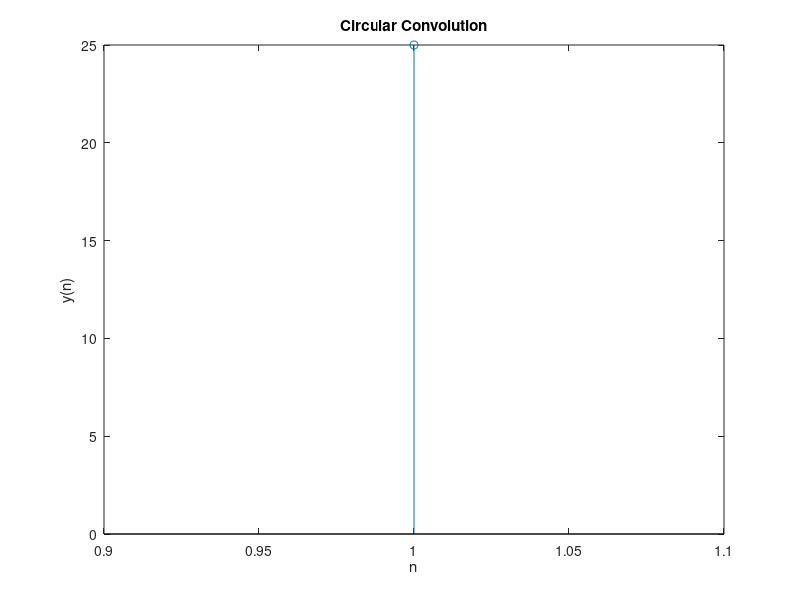

Here is the MATLAB script that generated this plot:
% Program for computing circular convolution 
clc;
clear;
a=input('enter the sequence x(n) = ');
b=input('enter the sequence h(n) = ');
n1 = length(a);
n2 = length(b);
N=max(n1,n2);
x=[a zeros(1,(N-n1))];
for i = 1:N
  k = i;
  for j = 1:n2
     H(i,j)=x(k)*b(j);
     k = k-1;
     if(k==0)
         k=N;
     end
  end
end
y = zeros(1,N);
M=H;
for j = 1:N
   for i = 1:n2
      y(j)=M(i,j)+y(j);
   end
end
disp('The output sequence is y(n)= ');
disp(y);
stem(y);
title('Circular Convolution');
xlabel('n');
ylabel('y(n)');
    
